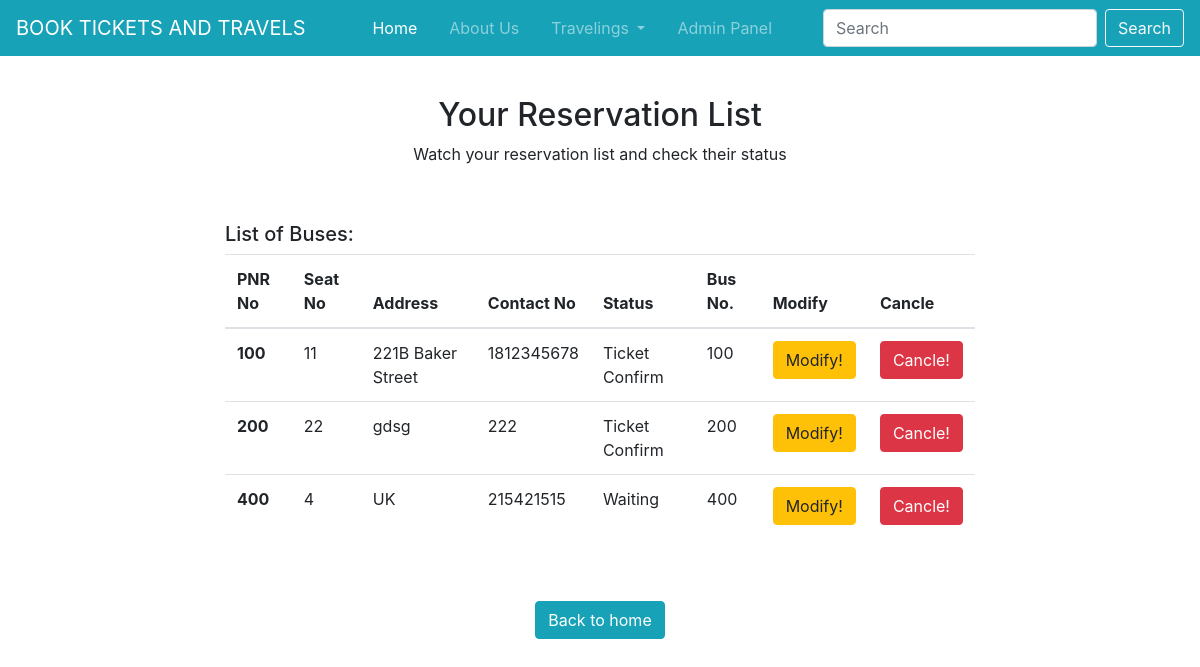
The app's page /reservationlist.php with its own data.
### tables this page shows
CREATE TABLE `reservation` (
  `PNR_NO` int(11) NOT NULL,
  `NO_OF_SEATS` int(11) NOT NULL,
  `ADDRESS` varchar(50) NOT NULL,
  `CONTACT_NO` int(11) NOT NULL,
  `STATUS` varchar(20) NOT NULL,
  `BUS_NO` int(11) NOT NULL
);

### reservationlist.php (the view, shortened to what this page needs)
<?php include('header.php'); ?>
<?php include('function.php'); ?>
<div style="height: 40px;"></div>
<h2 class="text-center">Your Reservation List</h2>
<p class="text-center">Watch your reservation list and check their status</p>
<div style="height: 40px;"></div>
<div class="container-fluid">
	<div class="row m-0 d-flex justify-content-center">
		<div class="col-xl-8">
			<h5>List of Buses: </h5>
			<div class="table-responsive-xl">
				<table class="table">
					<thead>
						<tr>
							<th scope="col">PNR No</th>
							<th scope="col">Seat No</th>
							<th scope="col">Address</th>
							<th scope="col">Contact No</th>
							<th scope="col">Status</th>
							<th scope="col">Bus No.</th>
							<th scope="col">Modify</th>
							<th scope="col">Cancle</th>
						</tr>
					</thead>
					<tbody>
						<?php
							$sql = "SELECT PNR_NO, NO_OF_SEATS, ADDRESS, CONTACT_NO, STATUS, BUS_NO  FROM reservation";
							$result = $conn->query($sql);
							if ($result->num_rows > 0) {
								while($row = $result->fetch_assoc()) {
									echo "
										<tr>
											<th>" . $row["PNR_NO"]. "</th>
											<td>" . $row["NO_OF_SEATS"]. "</td>
											<td>" . $row["ADDRESS"]. "</td>
											<td>" . $row["CONTACT_NO"]. "</td>
											<td>" . $row["STATUS"]. "</td>
											<td>" . $row["BUS_NO"]. "</td>
										";
									?>
											<td>
												<form action="modifyreservation.php" method="POST">
													<button type="submit" class="btn btn-warning">Modify!</button>
												</form>
											</td>
											<td>
												<form action="delete_reservation.php" method="POST">
													<button type="submit" class="btn btn-danger">Cancle!</button>
												</form>
											</td>
										</tr>
									<?php
								}
							}
							else {
								echo "0 results";
							}
						?>
					</tbody>
				</table>
			</div>
		</div>
	</div>
</div>
<div class="container-fluid my-5">
	<div class="row m-0">
		<a href="index.php" class="btn btn-info mx-auto">Back to home</a>
	</div>
</div>
<?php include('footer.php'); ?>

### records on screen
reservation: PNR_NO "100", NO_OF_SEATS "11", ADDRESS "221B Baker Street", CONTACT_NO "1812345678", STATUS "Ticket Confirm", BUS_NO "100"
reservation: PNR_NO "200", NO_OF_SEATS "22", ADDRESS "gdsg", CONTACT_NO "222", STATUS "Ticket Confirm", BUS_NO "200"
reservation: PNR_NO "400", NO_OF_SEATS "4", ADDRESS "UK", CONTACT_NO "215421515", STATUS "Waiting", BUS_NO "400"
